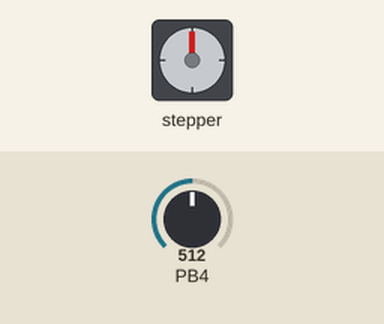
Bench run of a program on a simulated ATtiny85, built with avr-gcc and emulated at 8 MHz (the files do not name the chip). Parts: stepper motor. Wiring (inferred from the names in the program): stepper motor (4 steps per turn assumed): coils PB0, PB2, PB1, PB3. Inputs (shaded band) come from the test bench; at power-on: PB4 = 512. Random numbers use the default seed unless the program sets one.

Above: at 1.2 s.
1.3 s: PB4 set to 487
At 2.4 s:
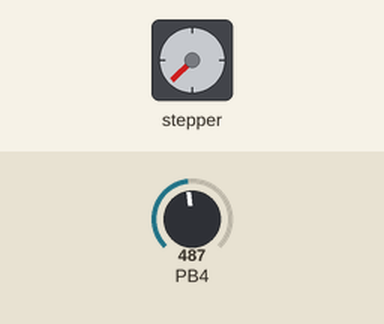
At 10.9 s:
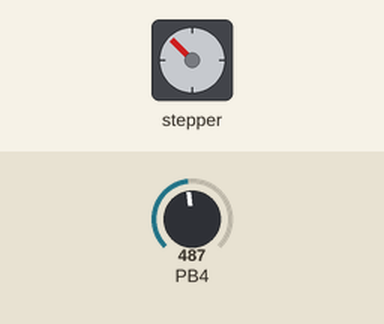
Timing chart, 0 to 16.3 s (numbered marks = the images above; inputs shaded):
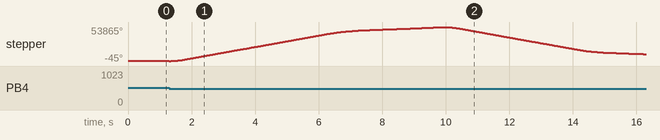

Measured:
- the behaviour switches between 501 and 500 on PB4 (found by bisection; images 0 and 1)

The program:

main.c
```c
#define F_CPU 8000000UL // Define software reference clock for delay duration

#include <stdlib.h>
#include <util/delay.h>

#include <avr/io.h>

#include <inttypes.h>
#include <avr/interrupt.h>

#define MIN(a,b)  ((a) < (b) ? (a) : (b))
#define MAX(a,b)  ((a) < (b) ? (b) : (a))

//#define pin0 	PB1
//#define pin1 	PB2
//#define pin2 	PB3
//#define pin3 	PB0

#define pin0 	PB0
#define pin1 	PB1
#define pin2 	PB2
#define pin3 	PB3

/*
  ATTiny85 IO pins

             ___^___
           -|PB5 VCC|-
motor	   -|PB3 PB2|- motor
ADC	   -|PB4 PB1|- motor
           -|GND PB0|- motor
             -------
 */

int raw;
int oldRaw;
short counter;

int rng(int, int);
int adc_read(unsigned char pin);
void adc_init();
void delay_ms(uint16_t ms) ;

int oldLDRVal = 1000;
uint64_t timer = 0;
uint64_t timer2 = 0;
unsigned char doMoveOnce = 0;


int readVcc();

    // speed setter method:
    void setSpeed(long whatSpeed);
    // mover method:
    void step(int number_of_steps);

    void stepMotor(int this_step);

    int direction;        // Direction of rotation
    int speed;          // Speed in RPMs
    unsigned long step_delay;    // delay between steps, in ms, based on speed
    int number_of_steps;      // total number of steps this motor can take
    int pin_count;        // whether you're driving the motor with 2 or 4 pins
    int step_number = 0;        // which step the motor is on

    long last_step_time;

/* some vars */
uint64_t _millis = 0;
uint16_t _1000us = 0;

uint64_t old_millis = 0;
int readLDR = 0;

/* interrupts routines */
// timer overflow occur every 0.256 ms
ISR(TIM0_OVF_vect) {
  _1000us += 256;
  while (_1000us > 1000) {
    _millis++;
    _1000us -= 1000;
  }
}

// safe access to millis counter
uint64_t millis() {
  uint64_t m;
  cli();
  m = _millis;
  sei();
  return m;
}


void step(int steps_to_move){

 int steps_left = abs(steps_to_move);  // how many steps to take
 int stepsTotal = abs(steps_to_move);
  // determine direction based on whether steps_to_mode is + or -:
 if (steps_to_move > 0) {direction = 1;}
 if (steps_to_move < 0) {direction = 0;}

 int stepStart = 0;

 // decrement the number of steps, moving one step each time:
  while(steps_left > 0) {
  // move only if the appropriate delay has passed:

   step_delay = 50;

  if ( stepStart <= 4 ) step_delay = 60L * 1000L / 100 / 15;
	else if ( stepStart <= MIN( stepsTotal*.05, 5 ) ) step_delay = 60L * 1000L / 100 / 20;
	else if ( stepStart <= MIN (stepsTotal*.1 , 10) ) step_delay = 60L * 1000L / 100 / 30;
	else if ( stepStart <= MIN( stepsTotal*.15, 15 ) ) step_delay = 60L * 1000L / 100 / 50;
	else if ( stepStart <= MIN( stepsTotal*.2, 20) ) step_delay = 60L * 1000L / 100 / 55;
	else if ( stepStart <= MIN ( stepsTotal - 10, stepsTotal*.8)  ) step_delay = 60L * 1000L / 100 / 60;
	else if ( stepStart <= MIN( stepsTotal - 5, stepsTotal*.85) ) step_delay = 60L * 1000L / 100 / 50;
	else if ( stepStart <= MIN ( stepsTotal - 3, stepsTotal*.90) ) step_delay = 60L * 1000L / 100 / 30 ;
	else if ( stepStart > MIN( stepsTotal - 1, stepsTotal*.95) ) step_delay = 60L * 1000L / 100 / 15;


  if (millis() - last_step_time >= step_delay) {
	stepStart++;

      // get the timeStamp of when you stepped:
      last_step_time = millis();
      // increment or decrement the step number,

      // depending on direction:
      if (direction >= 1) {
        step_number++;
        if ( step_number ==  stepsTotal) {
           step_number = 0;
        }
      }

       if (direction == 0) {

        if ( step_number == 0) {
           step_number = stepsTotal;
        }
        step_number--;

      }

      // decrement the steps left:
      steps_left--;

      // step the motor to step number 0, 1, 2, or 3:
      stepMotor( step_number % 4);
    }

  }

}

void stepMotor(int thisStep){
cli();
 switch (thisStep) {
      case 0:    // 1010
     PORTB |=(1<<pin0);
     PORTB &=~(1<<pin1);
     PORTB |=(1<<pin2);
     PORTB &=~(1<<pin3);
      break;
      case 1:    // 0110
     PORTB &=~(1<<pin0);
     PORTB |=(1<<pin1);
     PORTB |=(1<<pin2);
     PORTB &=~(1<<pin3);
      break;
      case 2:    //0101
     PORTB &=~(1<<pin0);
     PORTB |=(1<<pin1);
     PORTB &=~(1<<pin2);
     PORTB |=(1<<pin3);
      break;
      case 3:    //1001
     PORTB |=(1<<pin0);
     PORTB &=~(1<<pin1);
     PORTB &=~(1<<pin2);
     PORTB |=(1<<pin3);
  break;
    }
sei();

}


int readVcc() {

  // Read 1.1V reference against AVcc
  ADMUX = _BV(MUX3) | _BV(MUX2);

  _delay_ms(2); // Wait for Vref to settle
  ADCSRA |= _BV(ADSC); // Start conversion
  while (bit_is_set(ADCSRA,ADSC)); // measuring

  uint8_t low  = ADCL; // must read ADCL first - it then locks ADCH
  uint8_t high = ADCH; // unlocks both

  int result = (high<<8) | low;

  result = 1125300L / result; // Calculate Vcc (in mV); 1125300 = 1.1*1023*1000
  return result; // Vcc in millivolts

}

void init(){

adc_init();//initialize the LDR input

	DDRB = 0x00;
  	DDRB |= (1<<PB3);//set led OUTPUT
	DDRB |= (1<<PB2);//set led OUTPUT
	DDRB |= (1<<PB1);//set led OUTPUT
	DDRB |= (1<<PB0);//set led OUTPUT

	step_delay = 60L * 1000L / 100 / 25;//max 75

  cli();

  /* interrup setup */
  // prescale timer0 to 1/8th the clock rate
  // overflow timer0 every 0.256 ms
  TCCR0B |= (1<<CS01);
  // enable timer overflow interrupt
  TIMSK |= 1<<TOIE0;

  // Enable global interrupts
  sei();

timer = millis() + 3000;
timer2 = millis() + 5000;
readLDR = adc_read(2) ;
oldLDRVal = readLDR;


}


int main(void)
{

	init();

	while (1 == 1)
	{

	readLDR = adc_read(2);

	if ( (readLDR < 5 ) || (readLDR > 500 ) ) {
		readLDR = 100;
		oldLDRVal = 100;
	}

	if (  timer < millis() ){

		oldLDRVal = readLDR - 25;
		timer = millis() + 25000;
		doMoveOnce = 1;
	}

	if ( (abs( oldLDRVal - readLDR ) > 50) || ( doMoveOnce == 1) )
	{

 		step( MAX(100*abs( oldLDRVal - readLDR ), 500) + 100);
		step(-500);

		oldLDRVal = readLDR;
		timer = millis() + 25000;
		doMoveOnce = 0;
	}

/*
	if (  timer2 < millis() )
	{
		timer2 = millis() + 30000;

		unsigned char testStep = 215;
		while (testStep++ > 0)
		{
			stepMotor(testStep%4);
			delay_ms(1);
		}
	}
*/


   }

   return 1;
}


 void delay_ms(uint16_t ms) {
  while (ms) {
    _delay_ms(50);
    ms--;
  }
}

// Return a random number in the range min <= n <= max
int rng(int min, int max)
{
	return (min + (rand() / (RAND_MAX/(max+1))));	// not using _quite_ the most naive application of rand()
}

void adc_init()
{
	/* internal pull-ups interfere with the ADC. disable the
	 * pull-up on the pin if it's being used for ADC. either
	 * writing 0 to the port register or setting it to output
	 * should be enough to disable pull-ups. */
	PORTB &= ~_BV(PB4);
	//DDRB = 0x00;
	DDRB &= ~_BV(PB4);
	/* unless otherwise configured, arduinos use the internal Vcc
	 * reference. MUX 0x0f samples the ground (0.0V). */
	ADMUX = 0x0D;//B1101 = GND attiny45 page 139
	/*
	 * Enable the ADC system, use 128 as the clock divider on a 16MHz
	 * arduino (ADC needs a 50 - 200kHz clock) and start a sample. the
	 * AVR needs to do some set-up the first time the ADC is used; this
	 * first, discarded, sample primes the system for later use.
	 */
	ADCSRA |= _BV(ADEN) | _BV(ADPS1) | _BV(ADPS0) | _BV(ADSC);
	/* wait for the ADC to return a sample */
	loop_until_bit_is_clear(ADCSRA, ADSC);
}

int adc_read(unsigned char pin)
{
	unsigned char l, h, r;
	ADMUX = 0x0D;
	r = (ADMUX & 0xf0) | (pin & 0x0f);
	ADMUX = r; /* select the input channel */
	ADCSRA |= _BV(ADSC);
	loop_until_bit_is_clear(ADCSRA, ADSC);

	/* must read the low ADC byte before the high ADC byte */
	l = ADCL;
	h = ADCH;

	return ((int)h << 8) | l;
}
```
